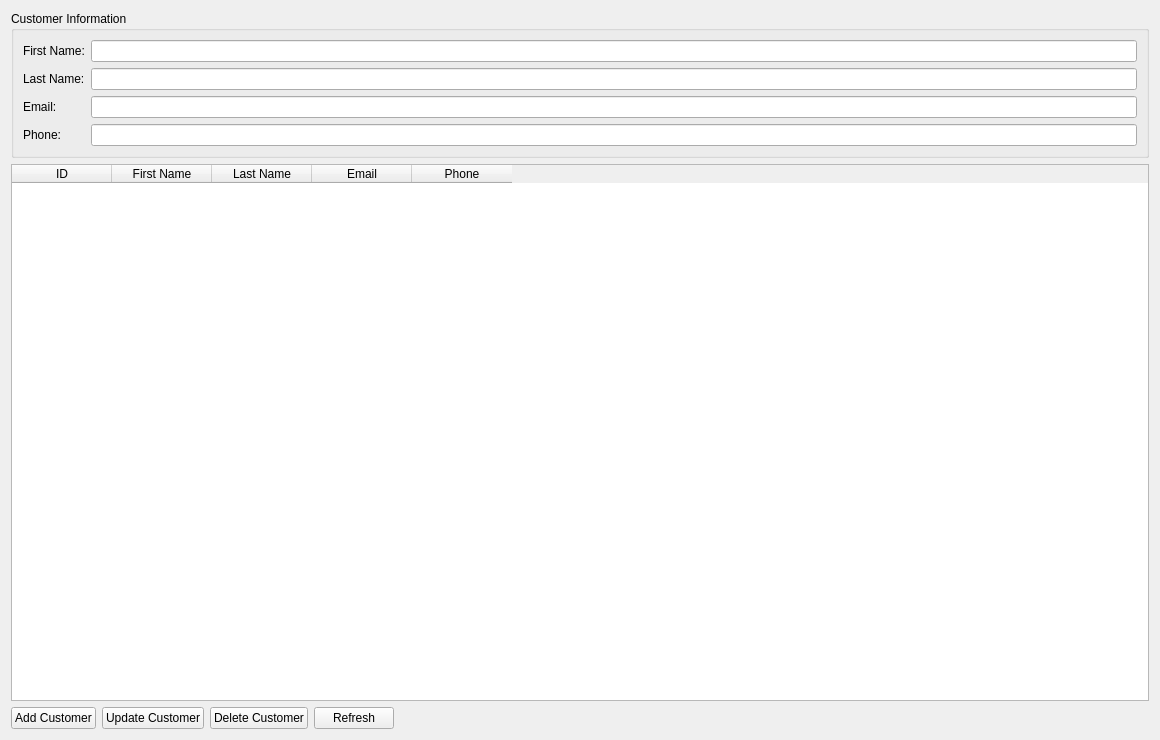
<?xml version="1.0" encoding="UTF-8"?>
<ui version="4.0">
 <class>CustomerTab</class>
 <widget class="QWidget" name="CustomerTab">
  <property name="geometry">
   <rect>
    <x>0</x>
    <y>0</y>
    <width>1160</width>
    <height>740</height>
   </rect>
  </property>
  <layout class="QVBoxLayout" name="verticalLayout">
   <item>
    <widget class="QGroupBox" name="groupBox">
     <property name="title">
      <string>Customer Information</string>
     </property>
     <layout class="QFormLayout" name="formLayout">
      <item row="0" column="0">
       <widget class="QLabel" name="label">
        <property name="text">
         <string>First Name:</string>
        </property>
       </widget>
      </item>
      <item row="0" column="1">
       <widget class="QLineEdit" name="firstNameInput"/>
      </item>
      <item row="1" column="0">
       <widget class="QLabel" name="label_2">
        <property name="text">
         <string>Last Name:</string>
        </property>
       </widget>
      </item>
      <item row="1" column="1">
       <widget class="QLineEdit" name="lastNameInput"/>
      </item>
      <item row="2" column="0">
       <widget class="QLabel" name="label_3">
        <property name="text">
         <string>Email:</string>
        </property>
       </widget>
      </item>
      <item row="2" column="1">
       <widget class="QLineEdit" name="emailInput"/>
      </item>
      <item row="3" column="0">
       <widget class="QLabel" name="label_4">
        <property name="text">
         <string>Phone:</string>
        </property>
       </widget>
      </item>
      <item row="3" column="1">
       <widget class="QLineEdit" name="phoneInput"/>
      </item>
     </layout>
    </widget>
   </item>
   <item>
    <widget class="QTableWidget" name="customerTable">
     <property name="alternatingRowColors">
      <bool>true</bool>
     </property>
     <column>
      <property name="text">
       <string>ID</string>
      </property>
     </column>
     <column>
      <property name="text">
       <string>First Name</string>
      </property>
     </column>
     <column>
      <property name="text">
       <string>Last Name</string>
      </property>
     </column>
     <column>
      <property name="text">
       <string>Email</string>
      </property>
     </column>
     <column>
      <property name="text">
       <string>Phone</string>
      </property>
     </column>
    </widget>
   </item>
   <item>
    <layout class="QHBoxLayout" name="horizontalLayout">
     <item>
      <widget class="QPushButton" name="addCustomerBtn">
       <property name="text">
        <string>Add Customer</string>
       </property>
      </widget>
     </item>
     <item>
      <widget class="QPushButton" name="updateCustomerBtn">
       <property name="text">
        <string>Update Customer</string>
       </property>
      </widget>
     </item>
     <item>
      <widget class="QPushButton" name="deleteCustomerBtn">
       <property name="text">
        <string>Delete Customer</string>
       </property>
      </widget>
     </item>
     <item>
      <widget class="QPushButton" name="refreshCustomerBtn">
       <property name="text">
        <string>Refresh</string>
       </property>
      </widget>
     </item>
     <item>
      <spacer name="horizontalSpacer">
       <property name="orientation">
        <enum>Qt::Horizontal</enum>
       </property>
       <property name="sizeHint" stdset="0">
        <size>
         <width>40</width>
         <height>20</height>
        </size>
       </property>
      </spacer>
     </item>
    </layout>
   </item>
  </layout>
 </widget>
 <resources/>
 <connections/>
</ui>
